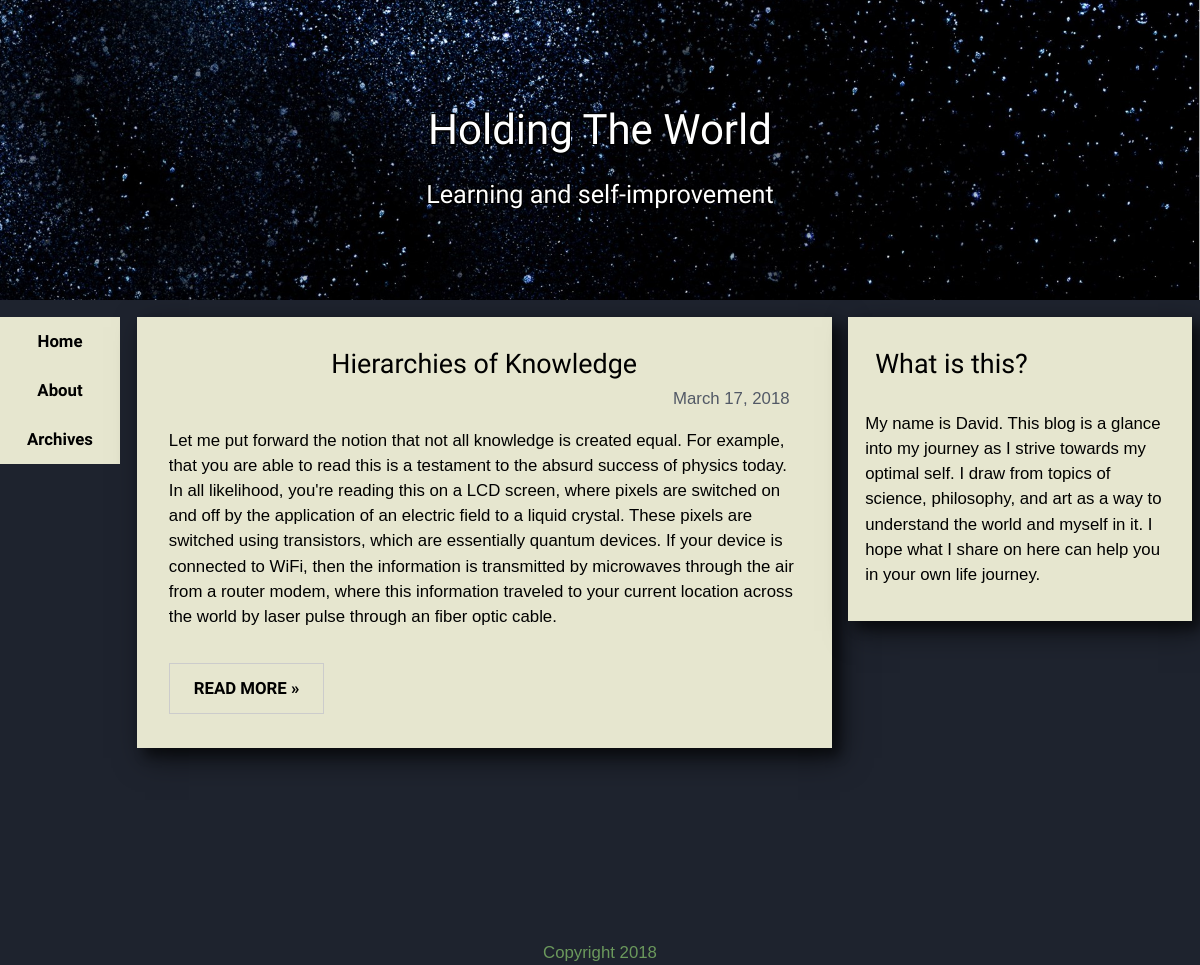
Before: / with the older database file.
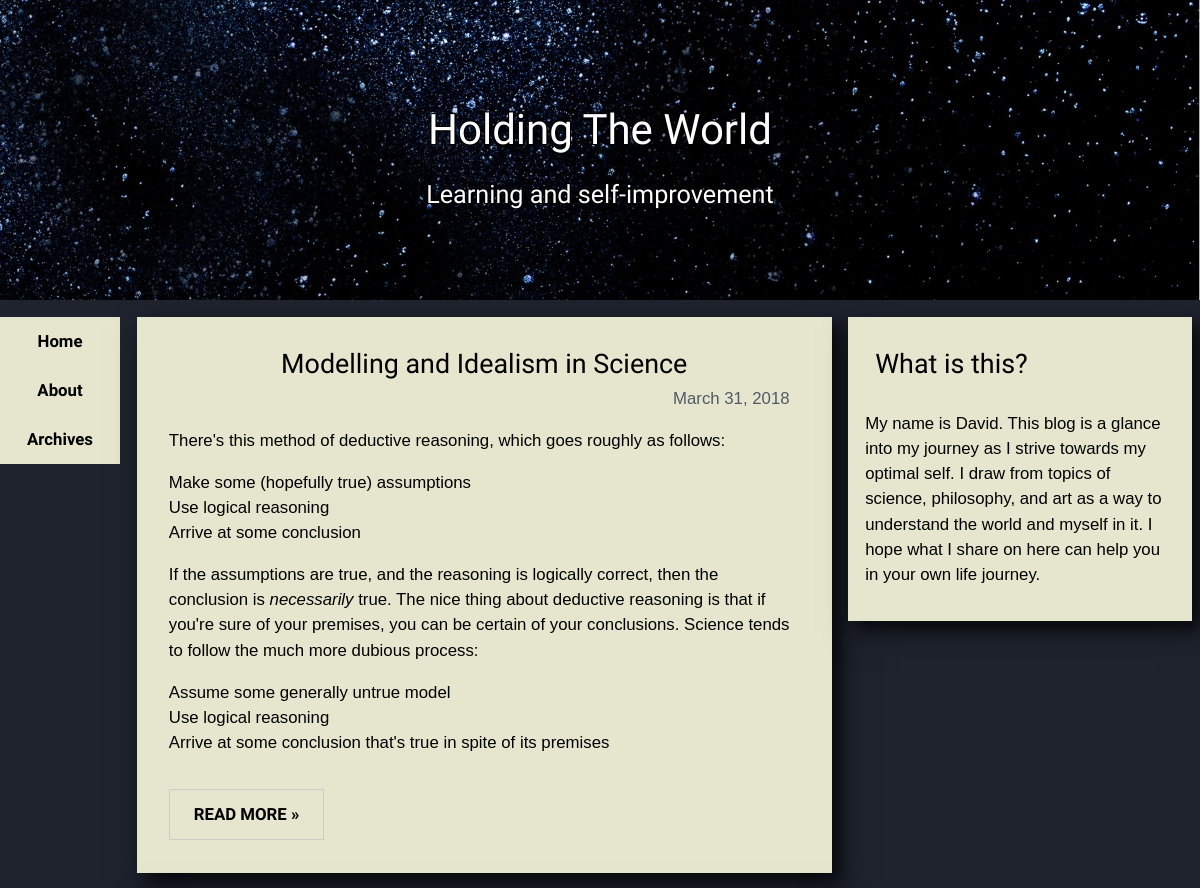
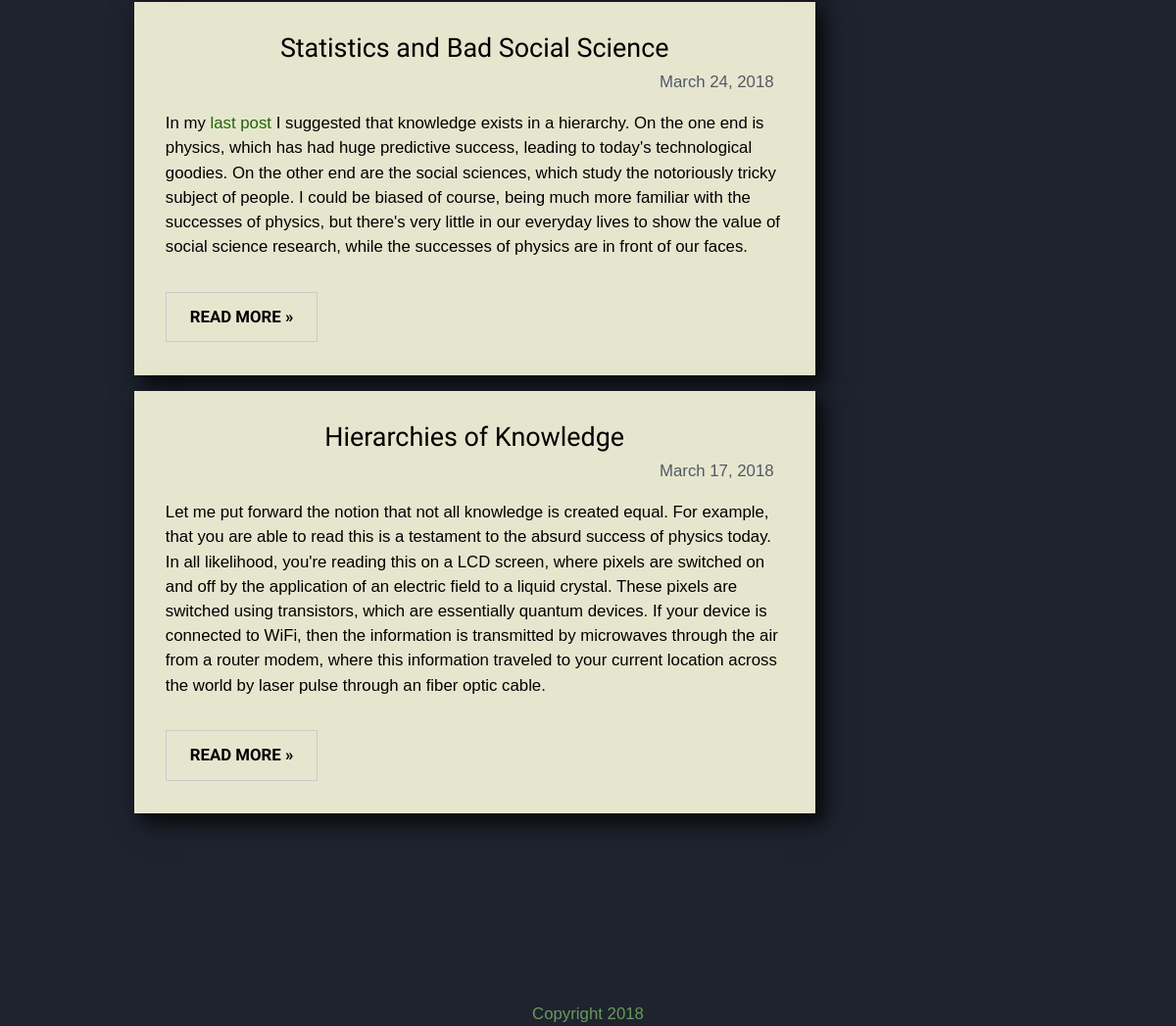
After: the same page with the newer database file (2 pictures, top to bottom).
### blog/models.py (models this page shows, shortened)
class Post(models.Model):
    title = models.CharField(max_length=128)
    body = models.TextField(blank=True)
    slug = models.SlugField(max_length=128, unique=True)
    create_date = models.DateTimeField('Date the post was originally created', auto_now_add=True)
    pub_date = models.DateTimeField('Publish date', blank=True, null=True)
    edit_date = models.DateTimeField('Date post was edited, most recently', auto_now=True)
    tags = models.ManyToManyField(Tag, blank=True)
    snippet = models.TextField('Short section from the body of the text', blank=True)
    published = models.BooleanField('Whether the post is published, or still in edit', default=False)

### blog/views.py (the view)
# urls.py: path('', views.index, name='index'),
def index(request):
    latest_post_list = Post.objects.filter(published=True).order_by('-pub_date')[:5]
    context = {
        'latest_post_list': latest_post_list,
    }
    return render(request, 'blog/index.html', context)

### blog/templates/blog/index.html
{% extends "blog/base.html" %}
{% block content %}
    {% for post in latest_post_list %}
        <article class="box">
            <h1>{{ post.title }}</h1>
            <div class="date">{{ post.pub_date.date}}</div>
                {{ post.snippet|safe }}
            <a href="{% url 'blog:post' post.slug %}" class="button">READ MORE »</a>
        </article>
    {% endfor %}
{% endblock %}

### blog/templates/blog/base.html (shortened to what this page needs)
<!DOCTYPE html>
<html>
{% load static %}
<link rel="stylesheet" href="{% static 'blog/reset.css' %}" />
<link rel="stylesheet" href="{% static 'blog/base.css' %}" />
<link rel="stylesheet" href="{% static 'blog/layout.css' %}" />
<link rel="stylesheet" href="{% static 'blog/modules.css' %}" />
<link rel="stylesheet" href="{% static 'blog/style.css' %}" />
<body>
<header>
    <h1>Holding The World</h1>
    <h2>Learning and self-improvement</h2>
</header>
<div class="clearfix grid">
    <nav class="col w1">
        <ul class="horiz s3 var-vert">
            <li><a href="/" class="button">Home</a></li>
            <li><a href="{% url 'blog:about' %}" class="button">About</a></li>
            <li><a href="{% url 'blog:archives' %}" class="button">Archives</a></li>
        </ul>
    </nav>
    <div class="col w2">
        {% block content %}{% endblock %}
    </div>
    <div class="col w3">
            <aside class="box">
                <h1>What is this?</h1>
                <p>
                    My name is David. This blog is a glance into my journey as I strive towards my optimal self. I draw from topics of
                    science, philosophy, and art as a way to understand the world and myself in it. I hope what I share on here
                    can help you in your own life journey.
                </p>
            </aside>
    </div>
</div>
<br>
<footer>
    <ul class="horiz s1">
        <li>Copyright 2018</li>
    </ul>
</footer>
</body>
</html>

### blog/static/blog/base.css (style rules this page uses)
body { line-height:1.5; overflow-x:hidden; font-family: 'Hind', sans-serif; font-size: 1.05em; }
header { text-align: center; width: 100%; height: 100%; display: block; background-image: url("images/sky_cropped.jpg"); min-height: 150px; background-position: center 90%; background-repeat: no-repeat; background-size: cover,contain; color: white; padding-top: 0.6em; }
footer { text-align: center; display: block; width: 20em; margin: 0 auto; margin-top: 150px; }
h1 { font-size: 1.6em; }
h2 { font-size: 1.3em; }
header h1 { font-size: 1.75em; margin-top: 0.5em; font-family: 'Paprika', cursive; text-shadow: -1px -1px 0 #000, 1px -1px 0 #000, -1px 1px 0 #000, 1px 1px 0 #000; }
header h2 { font-size: 1.15em; padding-top: 0.5em; text-shadow: -1px -1px 0 #000, 1px -1px 0 #000, -1px 1px 0 #000, 1px 1px 0 #000; }
article > h1 { text-align: center; }
em { font-style: italic; }
a { color: #1f6600; text-decoration: none; }

### blog/static/blog/layout.css (style rules this page uses)
html { box-sizing:border-box }
*,*:before,*:after { box-sizing:inherit }
.clearfix:after,.clearfix:before { content:"";display:table;clear:both }
.box:after,.box:before { content:"";display:table;clear:both }
.grid { margin:auto; max-width:1300px; }
.col { float: left; width: 100%; }
.col > * { margin: 1em 0.4em; }
.box { padding-bottom: 1em; }
.box > * { margin: 1em 32px 1em 32px; }
.horiz { margin: 0; }
.horiz > * { float: left; }
.horiz.s1 > * { width: 100% }
.horiz.s3 > * { width: 33.33333% }
.horiz > li > a { width: 100%; padding-left: 0!important; padding-right: 0!important; }
@media (min-width:993px) { nav { margin-top: 1em } }
@media (min-width:993px) { header { min-height: 300px; } }
@media (min-width:993px) { header > h1 { font-size: 2.5em;padding-top: 1.6em } }
@media (min-width:993px) { header > h2 { font-size: 1.5em;padding-top: 0.6em; } }
@media (min-width:993px) { .var-vert > * { float: none;width: 100%!important } }
@media (min-width:993px) { .var-vert { margin: 0 } }
@media (min-width:993px) { .var-vert > li > a { width: 100%; } }
@media (min-width:993px) { .col.w1 > * { margin-left: 0;margin-right: 0em } }
@media (min-width:993px) { .col.w2 > * { margin-left: 1em;margin-right: 0.5em } }
@media (min-width:993px) { .col.w3 > * { margin-left: 0.5em;margin-right: 0.5em } }
@media (min-width:993px) { .col.w1 { width:10% } }
@media (min-width:993px) { .col.w2 { width:60% } }
@media (min-width:993px) { .col.w3 { width:30% } }

### blog/static/blog/modules.css (style rules this page uses)
.button { border:1px solid #ccc; display:inline-block; vertical-align:middle; overflow:hidden; text-decoration:none; color:inherit; background-color:inherit; text-align:center; cursor:pointer; white-space:nowrap; font-weight: bold; padding:0.4em 0.8em; -webkit-touch-callout:none;-webkit-user-select:none;-moz-user-select:none;-ms-user-select:none;user-select:none; }
nav,h1,h2,h3,h4,h5,.button { font-family: "Raleway", sans-serif }

### blog/static/blog/style.css (style rules this page uses)
body { background-color: #1e232e; }
nav { background-color: #e6e6cf; }
footer { color: #6b995c }
article > .date { text-align: right; margin-top: -1.5em; margin-right: 2.5em; color: #525966; }
aside > * { margin: 1em!important; }
.box { color:#000; background-color: #e6e6cf; box-shadow: 8px 10px 28px rgba(0,0,0,0.6), 8px 8px 10px rgba(0,0,0,0.4); }
.button { padding:12px 24px; }
nav > * > * >.button { border: none!important; }

Changed rows visible on the page:
added Post: title "Modelling and Idealism in Science", pub_date "March 31, 2018", snippet "There's this method of deductive reasoning, which goes roughly as follows: Make some (hopefully true) assumptions Use logical reasoning Arrive at some conclusion If the assumptions are true, and the reasoning is logically correct, then the conclusion is necessarily true. The nice thing about deductive reasoning is that if you're sure of your premises, you can be certain of your conclusions. Science tends to follow the much more dubious process: Assume some generally untrue model Use logical reasoning Arrive at some conclusion that's true in spite of its premises"
now on this page (row edited): Post: title "Statistics and Bad Social Science", pub_date "March 24, 2018", snippet "In my last post I suggested that knowledge exists in a hierarchy. On the one end is physics, which has had huge predictive success, leading to today's technological goodies. On the other end are the social sciences, which study the notoriously tricky subject of people. I could be biased of course, being much more familiar with the successes of physics, but there's very little in our everyday lives to show the value of social science research, while the successes of physics are in front of our faces."
